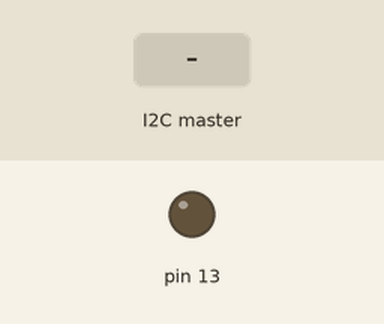
Recording of a sketch running on a simulated Arduino Uno, built with avr-gcc and run on an emulated ATmega328P. Shown: output pins drawn as LEDs (lit = HIGH). The test bench sets the inputs (shaded band).

Above: at 1.2 s.
1.3 s: the I2C master sends the byte 1
At 2.2 s:
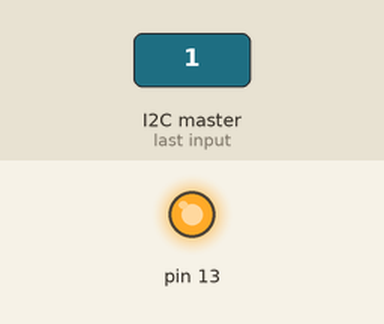
Timing chart, 0 to 4.3 s (numbered marks = the images above; inputs shaded):
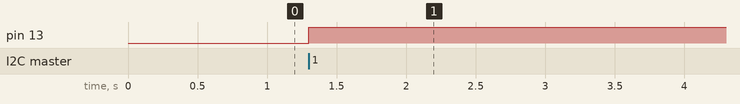

Measured:
- after the input at 1.3 s, pin 13: LOW → HIGH at once

The sketch:

hans.ino
```cpp
#include <Wire.h>

#define SLAVE_ADDRESS 0x04
int number = 0;
int state = 0;
float tempC;
int tempX;
int tempPin = 1;

void setup() {
  pinMode(13, OUTPUT);
  //Serial.begin(9600);         // start serial for output
  // initialize i2c as slave
  Wire.begin(SLAVE_ADDRESS);

  // define callbacks for i2c communication
  Wire.onReceive(receiveData);
  Wire.onRequest(sendData);

  //Serial.println("Ready!");
}

void loop() {
  delay(100);
}

// callback for received data
void receiveData(int byteCount){

  while(Wire.available()) {
    number = Wire.read();
    Serial.print("data received: ");
    Serial.println(number);

    if (number == 1){

      if (state == 0){
        digitalWrite(13, HIGH); // set the LED on
        state = 1;
      }
      else{
        digitalWrite(13, LOW); // set the LED off
        state = 0;
      }
    }
  }
}

// callback for sending data
void sendData(){
  tempC = analogRead(tempPin);           //read the value from the sensor
  //tempC = (5.0 * tempC * 100.0)/1024.0;  //convert the analog data to temperature
  //tempX=tempC;
  Wire.write((int)tempC);
  //Serial.print(tempX);
}
```
